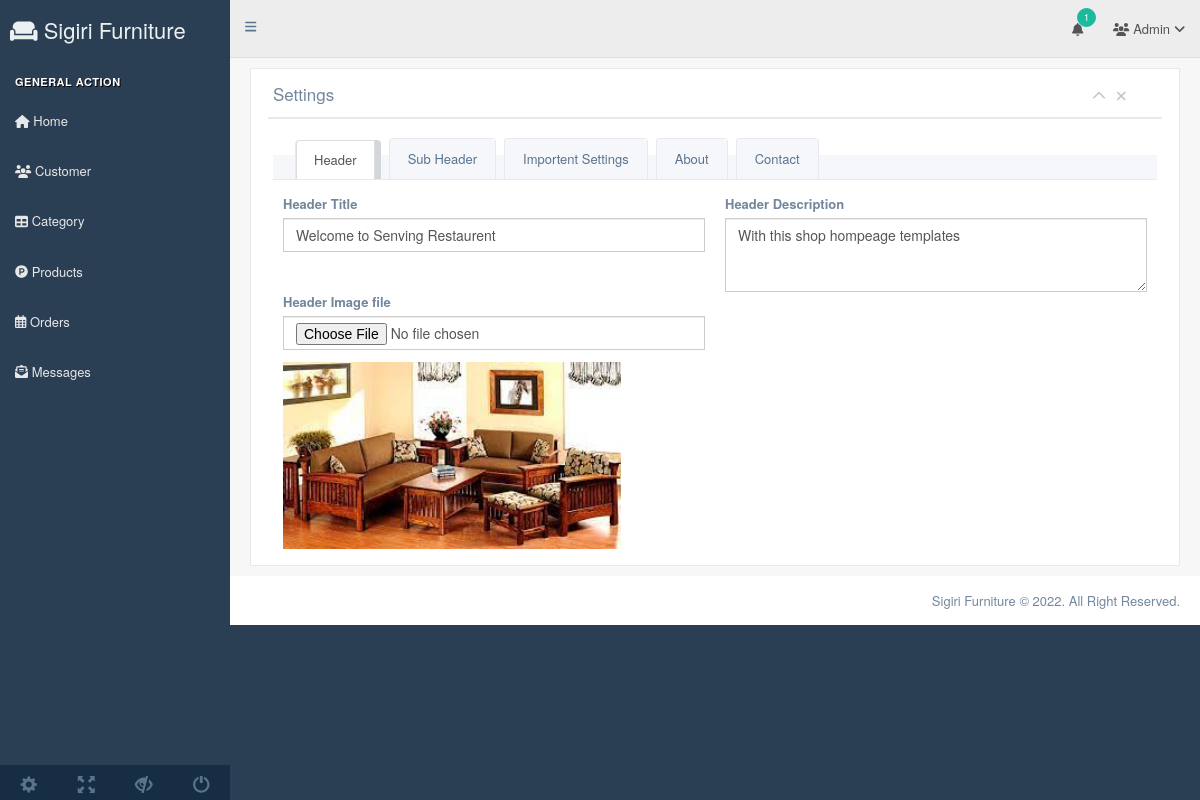
/admin/production/settings.php (signed in), run on the app's committed database.
### tables this page shows
CREATE TABLE `settings` (
  `header_image` varchar(255) NOT NULL,
  `header_title` varchar(255) NOT NULL,
  `header_desc` varchar(1000) NOT NULL,
  `about_title` varchar(255) NOT NULL,
  `about_desc` varchar(1000) NOT NULL,
  `company_phone` varchar(255) NOT NULL,
  `company_email` varchar(255) NOT NULL,
  `company_address` varchar(255) NOT NULL,
  `sub_image` varchar(255) NOT NULL,
  `about_image` varchar(255) NOT NULL,
  `link_facebook` varchar(255) NOT NULL,
  `link_twiiter` varchar(255) NOT NULL,
  `link_instragram` varchar(255) NOT NULL,
  `delivery_fee` varchar(255) NOT NULL,
  `about_experience` int(255) NOT NULL,
  `opening` varchar(255) NOT NULL,
  `shop_status` int(2) NOT NULL,
  `privacy_policy` varchar(9999) NOT NULL,
  `terms_and_condition` varchar(9999) NOT NULL
);

### admin/production/settings.php (the view, shortened to what this page needs)
<!DOCTYPE html>
<html lang="en">
<?php include 'inc/head.php'; ?>
<body class="nav-md">
    <div class="container body">
        <div class="main_container">
            <?php include 'pages/navbar.php'; ?>
            <div class="right_col" role="main">
                <div class="row">
                    <div class="col-md-12 col-sm-12 col-xs-12">
                        <div class="row">
                            <div class="col-md-12 col-sm-12 col-xs-12">
                                <div class="x_panel">
                                    <div class="x_title">
                                        <h2>Settings <small>Page Settings</small></h2>
                                        <ul class="nav navbar-right panel_toolbox">
                                            <li><a class="collapse-link"><i class="fa fa-chevron-up"></i></a>
                                            </li>
                                            <li><a class="close-link"><i class="fa fa-close"></i></a>
                                            </li>
                                        </ul>
                                        <div class="clearfix"></div>
                                    </div>
                                    <div class="x_content">
                                        <?php
$setting = getAllSettings();
if ($res = mysqli_fetch_assoc($setting)) {
    $img = $res['header_image'];
    $img_src = "../../server/uploads/settings/" . $img;
?>
                                        <div class="" role="tabpanel" data-example-id="togglable-tabs">
                                            <ul id="myTab" class="nav nav-tabs bar_tabs" role="tablist">
                                                <li role="presentation" class="active"><a href="#tab_content1"
                                                        id="home-tab" role="tab" data-toggle="tab"
                                                        aria-expanded="true">Header</a>
                                                </li>
                                                <li role="presentation" class=""><a href="#tab_content2" role="tab"
                                                        id="profile-tab" data-toggle="tab" aria-expanded="false">Sub
                                                        Header</a>
                                                </li>
                                                <li role="presentation" class=""><a href="#tab_content3" role="tab"
                                                        id="profile-tab2" data-toggle="tab" aria-expanded="false">Importent Settings</a>
                                                </li>
                                                <li role="presentation" class=""><a href="#tab_content4" role="tab"
                                                        id="about-tab" data-toggle="tab" aria-expanded="false">About</a>
                                                </li>
                                                <li role="presentation" class=""><a href="#tab_content5" role="tab"
                                                        id="contact-tab" data-toggle="tab"
                                                        aria-expanded="false">Contact</a>
                                                </li>
                                            </ul>
                                            <div id="myTabContent" class="tab-content">
                                                <div role="tabpanel" class="tab-pane fade active in" id="tab_content1"
                                                    aria-labelledby="home-tab">
                                                    <div class="col-md-6 mt-3">
                                                        <label for="validationCustom01" class="form-label">Header
                                                            Title</label>
                                                        <input type="text"
                                                            onchange='settingsUpdate(this, "header_title")'
                                                            value="<?php echo $res['header_title']; ?>"
                                                            class="form-control" name="category_name"
                                                            id="validationCustom01" placeholder="Header Title" required>
                                                    </div>
                                                    <div class="col-md-6 mt-3">
                                                        <label for="product_desc" class="form-label">Header
                                                            Description</label>
                                                        <textarea onchange='settingsUpdate(this, "header_desc")'
                                                            class="form-control" id="header_desc" required
                                                            rows="3"><?php echo $res['header_desc']; ?></textarea>
                                                    </div>
                                                    <form class="mt-3 col-md-6 mt-2" method="POST"
                                                        enctype="multipart/form-data">
                                                        <div class="mb-3">
                                                            <label for="formFile" class="form-label">Header Image
                                                                file</label>
                                                            <input class="form-control"
                                                                onchange="uploadSettingImage(this.form);" name="file"
                                                                type="file" id="formFile">
                                                        </div>
                                                        <img class="mt-5" style="margin-top: 3%;" width="80%"
                                                            src='<?php echo $img_src; ?>'>
                                                    </form>
                                                </div>
                                            </div>
                                        </div>
                                        <?php
}?>
                                    </div>
                                </div>
                            </div>
                        </div>
                    </div>
                </div>
            </div>
            <?php include 'pages/footer.php'; ?>
        </div>
    </div>
</body>
</html>

### data on the page
settings: category_name "Welcome to Senving Restaurent", header_desc "With this shop hompeage templates", header_image (picture)

### other printed values
$count "1"
